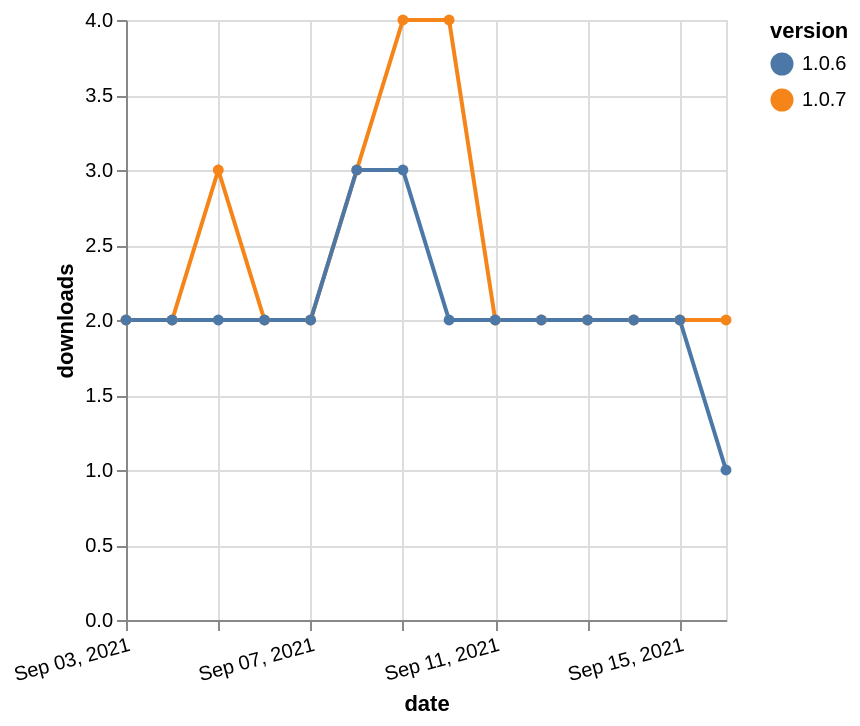

This figure's Vega-Lite source:
### Vega-Lite specification from a JSON file in a GitHub repository (floating-point values rounded to 4 significant figures)
{"$schema": "https://vega.github.io/schema/vega-lite/v5.json", "description": "A simple bar chart with embedded data.", "data": {"values": [{"date": "2021-09-03", "total": 2513, "delta": 2, "version": "1.0.7"}, {"date": "2021-09-04", "total": 2515, "delta": 2, "version": "1.0.7"}, {"date": "2021-09-05", "total": 2518, "delta": 3, "version": "1.0.7"}, {"date": "2021-09-06", "total": 2520, "delta": 2, "version": "1.0.7"}, {"date": "2021-09-07", "total": 2522, "delta": 2, "version": "1.0.7"}, {"date": "2021-09-08", "total": 2525, "delta": 3, "version": "1.0.7"}, {"date": "2021-09-09", "total": 2529, "delta": 4, "version": "1.0.7"}, {"date": "2021-09-10", "total": 2533, "delta": 4, "version": "1.0.7"}, {"date": "2021-09-11", "total": 2535, "delta": 2, "version": "1.0.7"}, {"date": "2021-09-12", "total": 2537, "delta": 2, "version": "1.0.7"}, {"date": "2021-09-13", "total": 2539, "delta": 2, "version": "1.0.7"}, {"date": "2021-09-14", "total": 2541, "delta": 2, "version": "1.0.7"}, {"date": "2021-09-15", "total": 2543, "delta": 2, "version": "1.0.7"}, {"date": "2021-09-16", "total": 2545, "delta": 2, "version": "1.0.7"}, {"date": "2021-09-03", "total": 2243, "delta": 2, "version": "1.0.6"}, {"date": "2021-09-04", "total": 2245, "delta": 2, "version": "1.0.6"}, {"date": "2021-09-05", "total": 2247, "delta": 2, "version": "1.0.6"}, {"date": "2021-09-06", "total": 2249, "delta": 2, "version": "1.0.6"}, {"date": "2021-09-07", "total": 2251, "delta": 2, "version": "1.0.6"}, {"date": "2021-09-08", "total": 2254, "delta": 3, "version": "1.0.6"}, {"date": "2021-09-09", "total": 2257, "delta": 3, "version": "1.0.6"}, {"date": "2021-09-10", "total": 2259, "delta": 2, "version": "1.0.6"}, {"date": "2021-09-11", "total": 2261, "delta": 2, "version": "1.0.6"}, {"date": "2021-09-12", "total": 2263, "delta": 2, "version": "1.0.6"}, {"date": "2021-09-13", "total": 2265, "delta": 2, "version": "1.0.6"}, {"date": "2021-09-14", "total": 2267, "delta": 2, "version": "1.0.6"}, {"date": "2021-09-15", "total": 2269, "delta": 2, "version": "1.0.6"}, {"date": "2021-09-16", "total": 2270, "delta": 1, "version": "1.0.6"}]}, "width": "container", "mark": {"type": "line", "point": {"filled": true}}, "encoding": {"x": {"field": "date", "type": "temporal", "timeUnit": "yearmonthdate", "title": "date", "axis": {"labelAngle": -15}}, "y": {"field": "delta", "type": "quantitative", "title": "downloads"}, "color": {"field": "version", "type": "nominal"}, "tooltip": {"field": "delta"}}}
